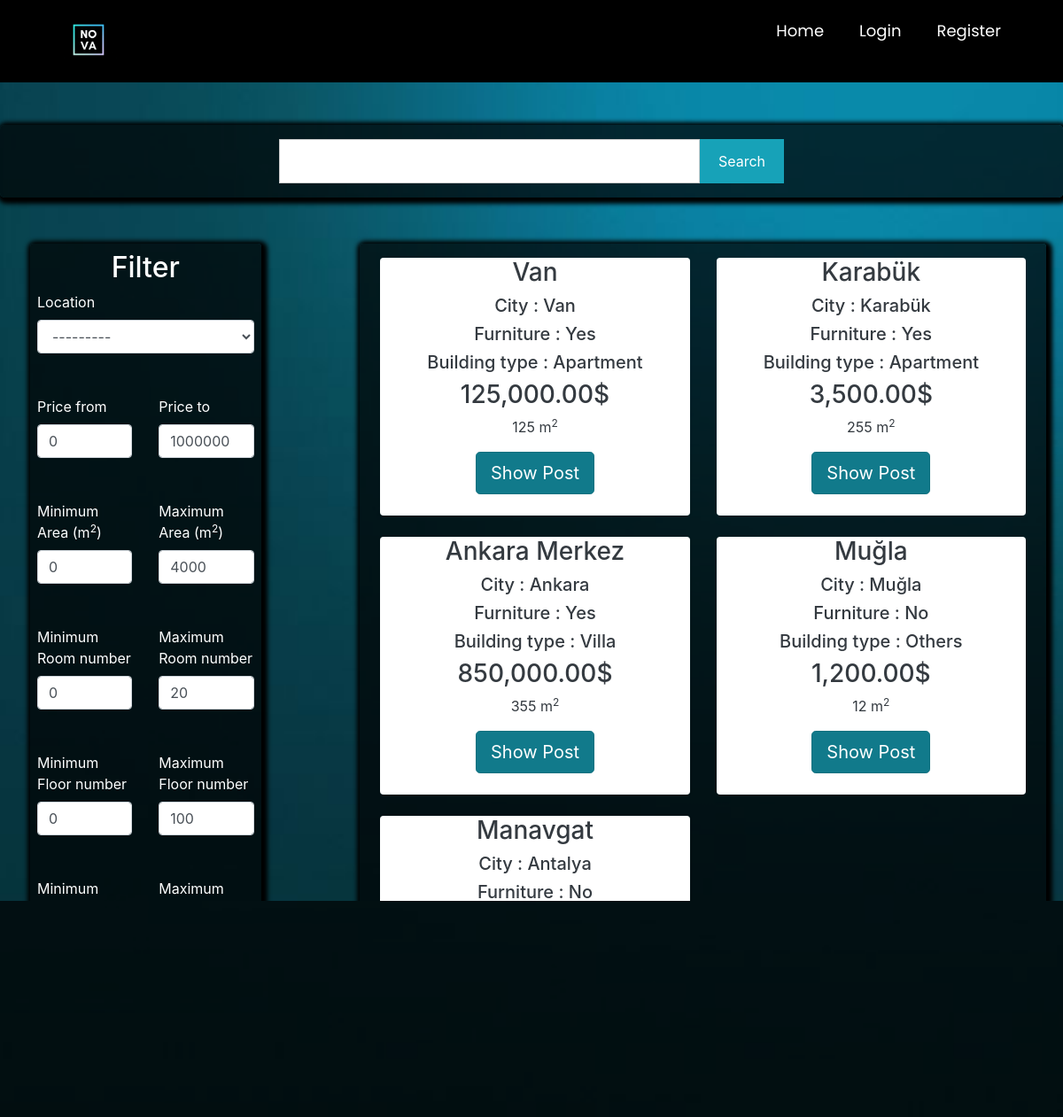
The page /postlistings/forrent on the database as committed earlier.
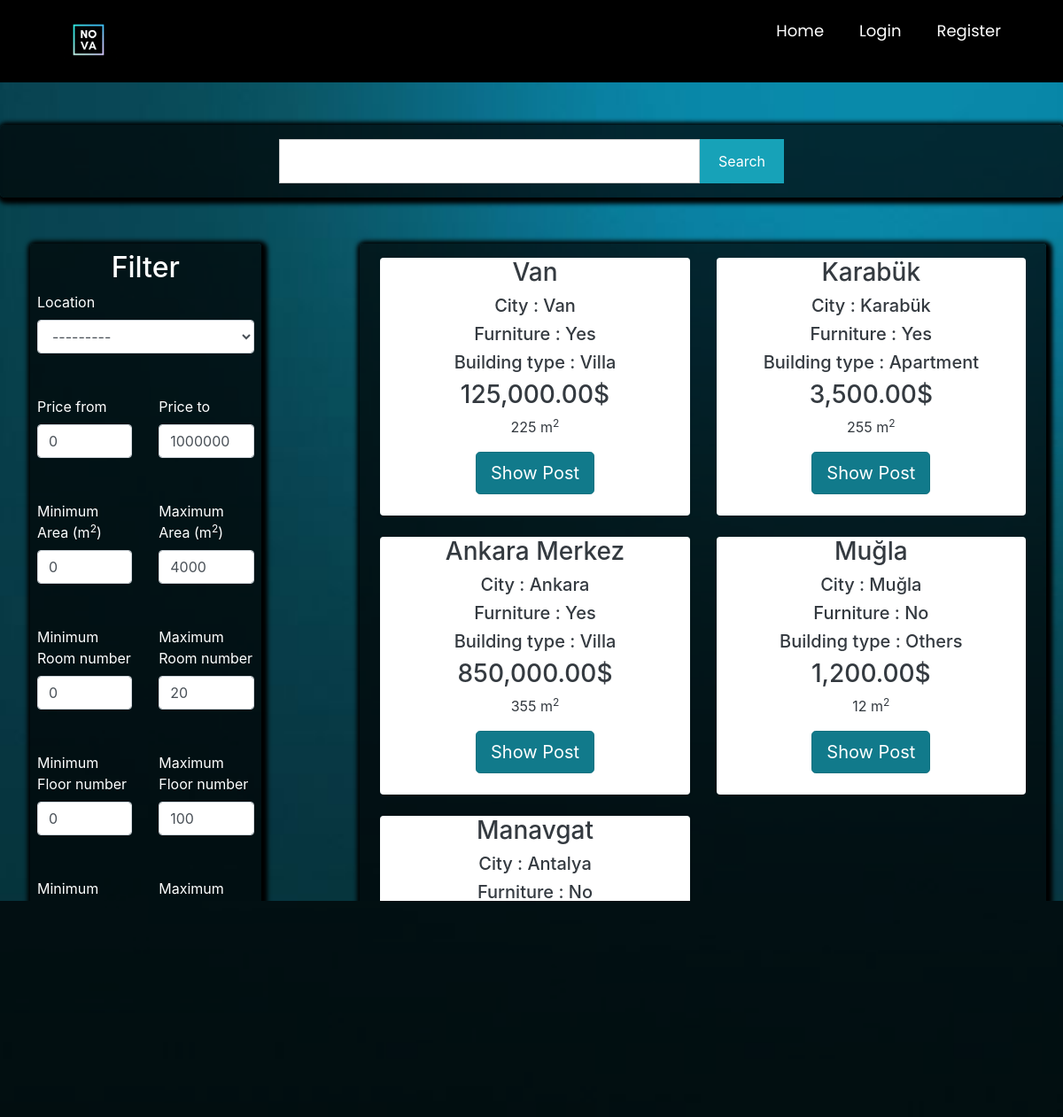
The same page on the database as committed later.
### main/models.py (models this page shows, shortened)
class Post(models.Model):
    ouruser = models.ForeignKey(ourUser, null=True, on_delete=models.CASCADE)
    post_title = models.CharField(max_length=255,null=True)
    post_description = models.TextField()
    price = models.DecimalField(decimal_places=2 , max_digits=12)
    location = models.CharField(max_length=255,null=True,choices=city)
    postType = models.CharField(choices=RorS , max_length=50, null=True , default='For Sale')
    floor = models.DecimalField(decimal_places=0 , max_digits=3 ,null=True)
    building_age = models.DecimalField(decimal_places=0, max_digits=2 , null=True)
    area = models.DecimalField(decimal_places=0,max_digits=4 ,null=True)
    isFurniture = models.CharField(choices=Furniture ,null=True,max_length=50,default="No")
    building_type = models.CharField(choices=b_types ,null=True ,max_length=50)
    room = models.DecimalField(decimal_places=0 , max_digits=3 ,null=True)

### main/views.py (the view)
# urls.py: path('postlistings/<str:RoS>',views.postlistings, name="postlistings" ),
def postlistings(request,RoS):
    if RoS == 'forsale':
        cu = Post.objects.all().filter(postType='For Sale')
    elif RoS =='forrent':
        cu = Post.objects.all().filter(postType='For Rent')
    query = request.GET.get('query')
    price_from = request.GET.get('price_from',0)
    price_to = request.GET.get('price_to', 1000000000)
    min_area = request.GET.get('min_area', 0)
    max_area = request.GET.get('max_area', 4000)
    min_age = request.GET.get('min_age', 0)
    max_age = request.GET.get('max_age', 100)
    min_room_num = request.GET.get('min_room_num', 0)
    max_room_num = request.GET.get('max_room_num', 20)
    min_floor_num = request.GET.get('min_floor_num', 0)
    max_floor_num = request.GET.get('max_floor_num', 100)
    if query != None:
        print("sadasdas")
        cu = cu.filter(Q(post_title__icontains = query) | Q(location__icontains = query)| Q(area__icontains = query)| Q(building_type__icontains = query))
    else:
        query = ""
    cu = cu.filter(price__gte =price_from).filter(price__lte=price_to)
    cu = cu.filter(area__gte=min_area).filter(area__lte=max_area)
    cu = cu.filter(building_age__gte=min_age).filter(building_age__lte=max_age)
    cu = cu.filter(room__gte=min_room_num).filter(room__lte=max_room_num)
    cu = cu.filter(floor__gte=min_floor_num).filter(floor__lte=max_floor_num)
    myFilter = PostFilter(request.GET , queryset=cu)
    cu = myFilter.qs
    context = {
        'cu': cu,
        'RoS': RoS,
        'price_from':price_from,
        'price_to':price_to,
        'min_area':min_area,
        'max_area':max_area,
        'min_age': min_age,
        'max_age': max_age,
        'min_room_num':min_room_num,
        'max_room_num':max_room_num,
        'min_floor_num':min_floor_num,
        'max_floor_num':max_floor_num,
        'myFilter': myFilter,
        'query':query,
    }
    return render(request, 'main/postlistings.html' , context )

### main/templates/main/postlistings.html (shortened to what the changed rows need)
{% extends 'main/mainpage.html' %}
{% load widget_tweaks %}
{% load static %}
{% load humanize %}
{% block content %}
<head>
    <link rel="stylesheet" href="https://maxcdn.bootstrapcdn.com/bootstrap/4.0.0/css/bootstrap.min.css"
>
</head>
<form action="{% url 'postlistings' RoS %}" method="get">
<div class="container p-1 my-1 text-white rounded">
    <div class="row blog">
        <div class="col-md-3 ">
                <div class="rounded p-2"
                     style="background-color: rgba(0,0,0,0.7) ; box-shadow: 2px 2px 5px 5px #000000">
                    <center><h2 class="is-size-5">Filter</h2></center>
                    <br><br>
                    <br><br>
                    <br><br>
                    <br><br>
                    <br><br>
                    <br><br>
                </div>
        </div>
        <div class="col-md-8 rounded" style=" box-shadow: 2px 2px 5px 5px #000000;background-color: rgba(0,0,0,0.7)">
            <div class="row p-2 my-2">
                {% if cu %}
                {% for i in cu %}
                <div class="col-md-6 ">
                    <div class="container-fluid bg-white rounded text-dark" style="text-align:center;">
                        <h3>{{ i.post_title }}</h3>
                        <h5>City : {{ i.location }}</h5>
                        <h5>Furniture : {{ i.isFurniture }}</h5>
                        <h5>Building type : {{ i.building_type }}</h5>
                        <h3>{{ i.price|intcomma }}$</h3>
                        <p class="descroption">{{i.area}} m<sup>2</sup></p>
                        <a href="{% url 'product_details' i.id %}" class="btn btn-info btn-lg active" role="button"
                           aria-pressed="true">Show Post</a>
                        <br><br>
                    </div>
                    <br>
                </div>
                {% endfor %}
                {%else%}
                <h3>No related search results are available...</h3>
                {% endif %}
            </div>
        </div>
    </div>
</div>
</form>
{% endblock %}

Rows that differ between the two databases and show on the page:
changed Post "Van": building_type "Apartment" → "Villa"; area "125" → "225"
